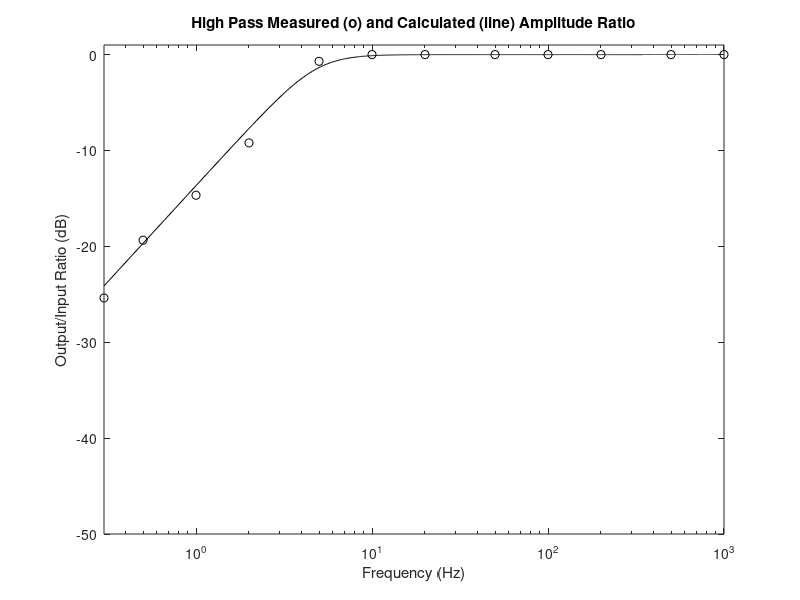

Recreate this plot in MATLAB.
clear;

clear;
R=10^4;
C=3.3e-6;

n=1;
for k=0.3:.1:1000;
    f(n)=k;
                    
    r(n)= 20*log10(sqrt((1/(1-j/((R*C*2*pi*k))^2))));
    n=n+1;
end;

fm=[0.3 0.5 1 2 5 10 20 50 100 200 500 1000 ];
db=[-25.38 -19.36 -14.67 -9.21 -0.70 0 0 ...
    0 0 0 0 0];

% plot results
figure;
semilogx(f,r,'k');
hold;
semilogx(fm,db,'ko');
axis([0.3 1000 -50 1]);
title ('High Pass Measured (o) and Calculated (line) Amplitude Ratio');
xlabel('Frequency (Hz)');
ylabel('Output/Input Ratio (dB)');
